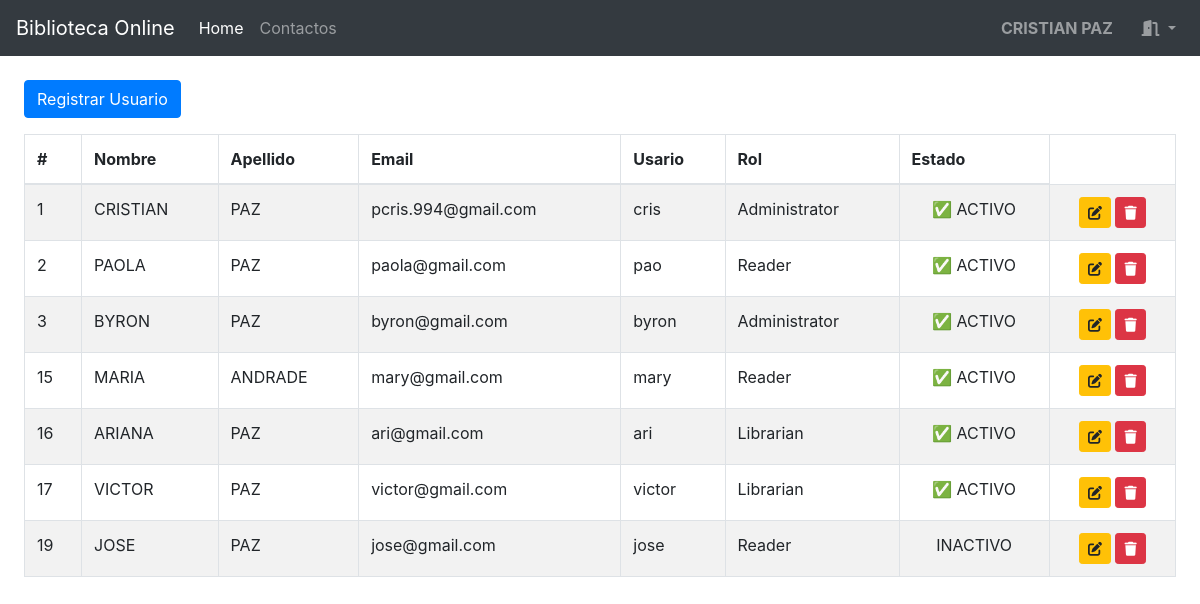
The app's page /app/modules/biblioteca/components/view_lector.php (signed in) with its own data.
### tables this page shows
CREATE TABLE `users`  (
  `id` int(11) NOT NULL AUTO_INCREMENT,
  `username` varchar(50) NOT NULL,
  `email` varchar(100) NOT NULL,
  `password` varchar(100) NOT NULL,
  `role_id` int(11) NOT NULL,
  `nombres` varchar(255) NULL DEFAULT NULL,
  `apellidos` varchar(255) NULL DEFAULT NULL,
  `state` tinyint(255) NULL DEFAULT NULL,
  PRIMARY KEY (`id`) USING BTREE,
  UNIQUE INDEX `email`(`email`) USING BTREE,
  INDEX `role_id`(`role_id`) USING BTREE,
  UNIQUE INDEX `username`(`username`) USING BTREE,
  CONSTRAINT `users_ibfk_1` FOREIGN KEY (`role_id`) REFERENCES `roles` (`id`) ON DELETE RESTRICT ON UPDATE RESTRICT
);

CREATE TABLE `roles`  (
  `id` int(11) NOT NULL AUTO_INCREMENT,
  `name` varchar(30) NOT NULL,
  PRIMARY KEY (`id`) USING BTREE
);

### app/modules/biblioteca/components/view_lector.php (the view, shortened to what this page needs)
<!DOCTYPE html>
<head>
</head>
<?php
include '../../../dashboard.php';
include '../models/get_users_all.php';
?>
<section class="p-4 rounded-lg">
    <button class="btn btn-primary" data-toggle="modal" data-target="#modal_lector">Registrar Usuario</button>
    <table class="table table-bordered table-striped mt-3">
        <thead>
            <tr>
                <th>#</th>
                <th>Nombre</th>
                <th>Apellido</th>
                <th>Email</th>
                <th>Usario</th>
                <th>Rol</th>
                <th>Estado</th>
            </tr>
        </thead>
        <tbody>
            <?php
            foreach ($list_users as $val) {
                ?>
                <tr>
                    <td><?= $val['id'] ?></td>
                    <td><?= $val['nombres'] ?></td>
                    <td><?= $val['apellidos'] ?></td>
                    <td><?= $val['email'] ?></td>
                    <td><?= $val['username'] ?></td>
                    <td><?= $val['rol'] ?></td>
                    <td class="text-center"><?= $val['state'] == 1 ? '✅ ACTIVO' : 'INACTIVO' ?> </td>
                    <td class="text-center">
                        <button class="btn btn-sm btn-warning" onclick="load_lector(<?= $val['id'] ?>)"><i class="fas fa-edit"></i></button>
                        <button class="btn btn-sm btn-danger" onclick="delete_lector(<?= $val['id'] ?>)"><i class="fas fa-trash"></i></button>
                    </td>
                </tr>
            <?php } ?>
        </tbody>
    </table>
</section>

### records on screen
users: id "1", nombres "CRISTIAN", apellidos "PAZ", email "pcris.994@gmail.com", username "cris", role.name "Administrator", state "✅ ACTIVO"
users: id "2", nombres "PAOLA", apellidos "PAZ", email "paola@gmail.com", username "pao", role.name "Reader", state "✅ ACTIVO"
users: id "3", nombres "BYRON", apellidos "PAZ", email "byron@gmail.com", username "byron", role.name "Administrator", state "✅ ACTIVO"
users: id "15", nombres "MARIA", apellidos "ANDRADE", email "mary@gmail.com", username "mary", role.name "Reader", state "✅ ACTIVO"
users: id "16", nombres "ARIANA", apellidos "PAZ", email "ari@gmail.com", username "ari", role.name "Librarian", state "✅ ACTIVO"
users: id "17", nombres "VICTOR", apellidos "PAZ", email "victor@gmail.com", username "victor", role.name "Librarian", state "✅ ACTIVO"
users: id "19", nombres "JOSE", apellidos "PAZ", email "jose@gmail.com", username "jose", role.name "Reader", shows "INACTIVO"

### other values on screen
$_SESSION['user']['nombres'] "CRISTIAN"
$_SESSION['user']['apellidos'] "PAZ"
